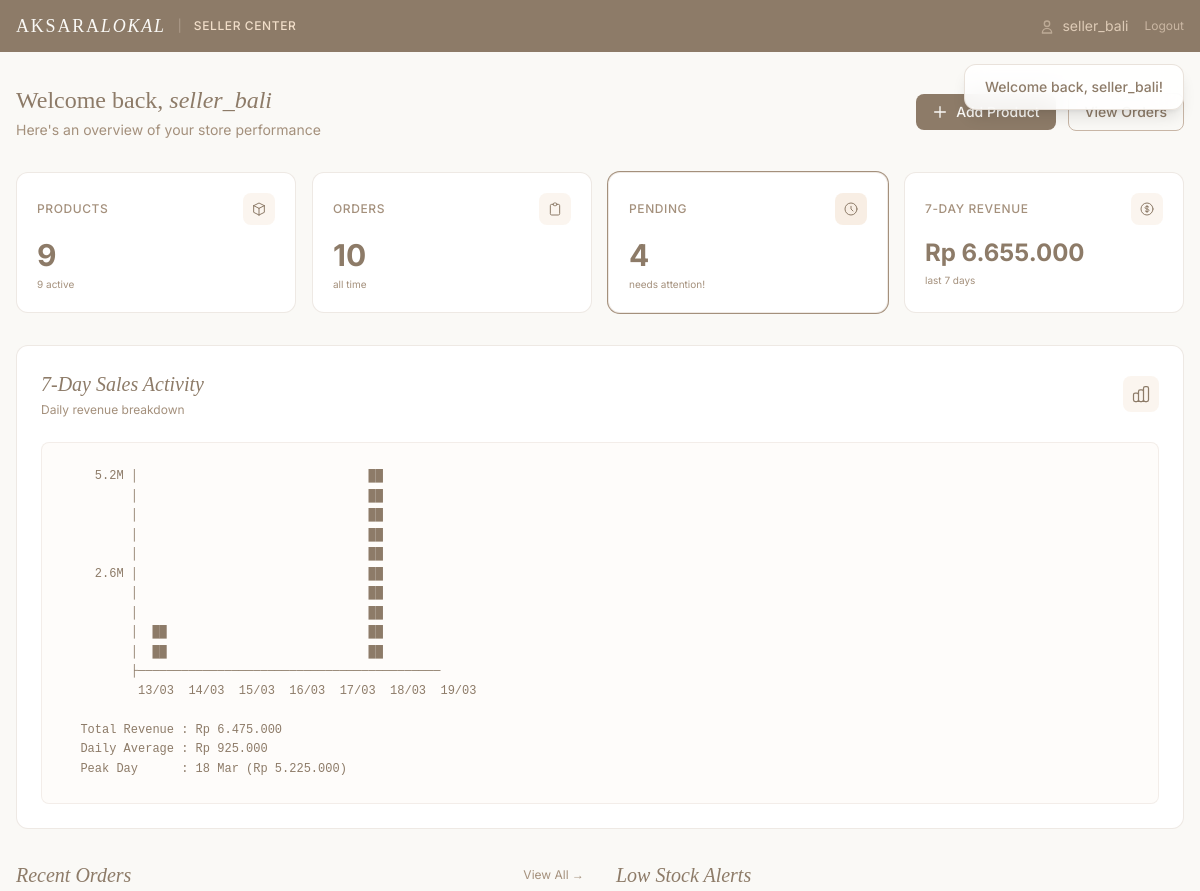
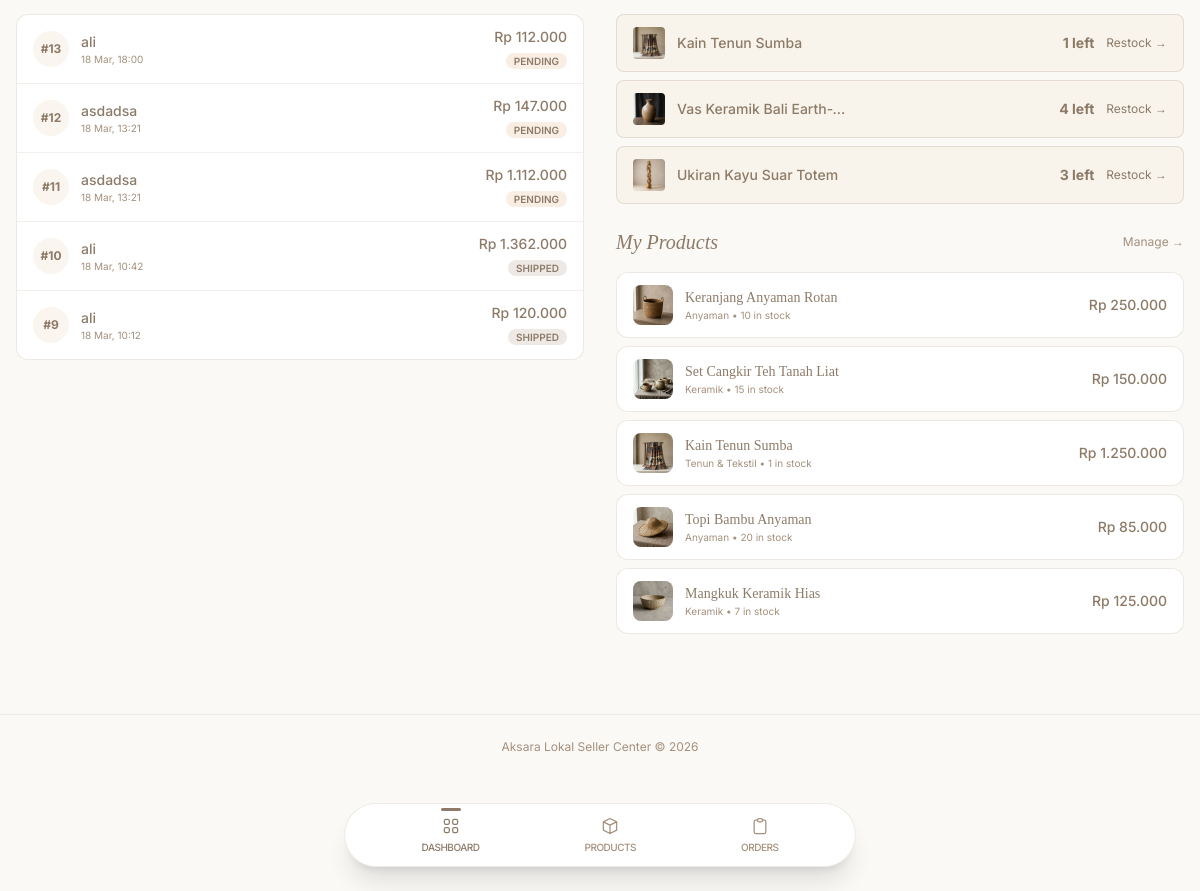
Screenshot of /public/seller_dashboard.php (signed in) with the database file from the repository (2 pictures, top to bottom).
### tables this page shows
CREATE TABLE `orders` (
  `id` int(10) UNSIGNED NOT NULL,
  `buyer_id` int(10) UNSIGNED NOT NULL,
  `total_amount` decimal(12,2) NOT NULL,
  `status` enum('pending','confirmed','shipped','delivered','cancelled') NOT NULL DEFAULT 'pending',
  `payment_method` varchar(50) DEFAULT 'bank_transfer',
  `payment_proof` varchar(255) DEFAULT NULL,
  `created_at` datetime NOT NULL DEFAULT current_timestamp()
);

CREATE TABLE `users` (
  `id` int(10) UNSIGNED NOT NULL,
  `username` varchar(50) NOT NULL,
  `password` varchar(255) NOT NULL,
  `email` varchar(100) NOT NULL,
  `role` enum('admin','seller','buyer') NOT NULL DEFAULT 'buyer',
  `address` text DEFAULT NULL,
  `phone` varchar(20) DEFAULT NULL,
  `created_at` datetime NOT NULL DEFAULT current_timestamp()
);

CREATE TABLE `products` (
  `id` int(10) UNSIGNED NOT NULL,
  `seller_id` int(10) UNSIGNED NOT NULL,
  `name` varchar(200) NOT NULL,
  `description` text NOT NULL,
  `price` decimal(12,2) NOT NULL,
  `stock` int(10) UNSIGNED NOT NULL DEFAULT 0,
  `category_id` int(10) UNSIGNED NOT NULL,
  `image` varchar(255) DEFAULT 'default.jpg',
  `is_active` tinyint(1) NOT NULL DEFAULT 1,
  `flash_sale_price` decimal(12,2) DEFAULT NULL,
  `flash_sale_end` datetime DEFAULT NULL,
  `created_at` datetime NOT NULL DEFAULT current_timestamp()
);

CREATE TABLE `categories` (
  `id` int(10) UNSIGNED NOT NULL,
  `name` varchar(100) NOT NULL,
  `icon_class` varchar(100) DEFAULT 'fa-box'
);

### views/seller/dashboard.php (the view, shortened to what the rows shown need)
<div class="flex flex-col sm:flex-row items-start sm:items-center justify-between gap-4 mb-8">
    <div>
        <h1 class="font-serif text-2xl text-taupe-dark">Welcome back, <span class="italic"><?= e(currentUser()['username']) ?></span></h1>
    </div>
</div>
<div class="bg-white rounded-xl border border-taupe-light/30 p-6 mb-8 overflow-x-auto">
    <div class="flex items-center justify-between mb-6">
        <div>
            <h2 class="font-serif text-xl text-taupe-dark italic">7-Day Sales Activity</h2>
        </div>
    </div>
</div>
<div class="grid grid-cols-1 lg:grid-cols-2 gap-8">
    <div>
        <div class="flex items-center justify-between mb-4">
            <h2 class="font-serif text-xl text-taupe-dark italic">Recent Orders</h2>
        </div>
        <div class="bg-white rounded-xl border border-taupe-light/30 overflow-hidden">
            <?php if (empty($sellerOrders)): ?>
            <div class="p-8 text-center text-taupe-mid text-sm">No orders yet</div>
            <?php else: ?>
            <div class="divide-y divide-taupe-light/20">
                <?php foreach (array_slice($sellerOrders, 0, 5) as $order): ?>
                <a href="<?= BASE_URL ?>/seller_orders.php?id=<?= $order['id'] ?>" class="flex items-center justify-between px-4 py-3 hover:bg-taupe-cream/10 transition-colors no-underline">
                    <div class="flex items-center gap-3">
                        <div class="w-9 h-9 rounded-full bg-taupe-cream/30 flex items-center justify-center text-xs font-bold text-taupe-dark">#<?= $order['id'] ?></div>
                        <div>
                            <p class="text-sm text-taupe-dark font-medium"><?= e($order['buyer_name'] ?? 'N/A') ?></p>
                            <p class="text-[10px] text-taupe-mid"><?= date('d M, H:i', strtotime($order['created_at'])) ?></p>
                        </div>
                    </div>
                    <div class="text-right">
                        <p class="text-sm font-medium text-taupe-dark"><?= formatRupiah($order['total_amount']) ?></p>
                        <?php
                        $badgeColors = [
                            'pending'   => 'bg-taupe-cream/50 text-taupe-dark',
                            'confirmed' => 'bg-taupe-cream/30 text-taupe-dark',
                            'shipped'   => 'bg-taupe-light/30 text-taupe-dark',
                            'delivered' => 'bg-taupe-dark/10 text-taupe-dark',
                            'cancelled' => 'bg-taupe-light/20 text-taupe-mid',
                        ];
                        ?>
                        <span class="text-[10px] px-2 py-0.5 rounded-full font-semibold uppercase <?= $badgeColors[$order['status']] ?? '' ?>"><?= e($order['status']) ?></span>
                    </div>
                </a>
                <?php endforeach; ?>
            </div>
            <?php endif; ?>
        </div>
    </div>
    <div>
        <?php if (!empty($lowStockProducts)): ?>
        <div class="mb-6">
            <h2 class="font-serif text-xl text-taupe-dark italic mb-4">Low Stock Alerts</h2>
            <div class="space-y-2">
                <?php foreach ($lowStockProducts as $prod): ?>
                <div class="bg-taupe-cream/20 border border-taupe-light/40 rounded-lg px-4 py-3 flex items-center justify-between">
                    <div class="flex items-center gap-3">
                        <div class="w-8 h-8 rounded bg-taupe-cream/30 overflow-hidden shrink-0">
                            <img src="<?= BASE_URL ?>/assets/images/<?= e($prod['image']) ?>" class="w-full h-full object-cover" onerror="this.src='<?= BASE_URL ?>/assets/images/default.jpg'">
                        </div>
                        <span class="text-sm text-taupe-dark font-medium truncate max-w-[180px]"><?= e($prod['name']) ?></span>
                    </div>
                    <div class="flex items-center gap-3">
                        <span class="text-sm font-bold text-taupe-dark"><?= $prod['stock'] ?> left</span>
                        <a href="<?= BASE_URL ?>/seller_products.php?action=edit&id=<?= $prod['id'] ?>" class="text-xs text-taupe-dark hover:underline no-underline">Restock →</a>
                    </div>
                </div>
                <?php endforeach; ?>
            </div>
        </div>
        <?php endif; ?>
        <div class="flex items-center justify-between mb-4">
            <h2 class="font-serif text-xl text-taupe-dark italic">My Products</h2>
        </div>
        <div class="space-y-2">
            <?php foreach (array_slice($sellerProducts, 0, 5) as $prod): ?>
            <div class="bg-white rounded-xl border border-taupe-light/30 px-4 py-3 flex items-center gap-3">
                <div class="w-10 h-10 rounded-lg overflow-hidden bg-taupe-cream/20 shrink-0">
                    <img src="<?= BASE_URL ?>/assets/images/<?= e($prod['image']) ?>" alt="<?= e($prod['name']) ?>"
                         class="w-full h-full object-cover" onerror="this.src='<?= BASE_URL ?>/assets/images/default.jpg'">
                </div>
                <div class="flex-1 min-w-0">
                    <h3 class="text-sm font-medium text-taupe-dark truncate"><?= e($prod['name']) ?></h3>
                    <p class="text-[10px] text-taupe-mid"><?= e($prod['category_name'] ?? '') ?> • <?= $prod['stock'] ?> in stock</p>
                </div>
                <span class="text-sm font-medium text-taupe-dark shrink-0"><?= formatRupiah($prod['price']) ?></span>
            </div>
            <?php endforeach; ?>
        </div>
    </div>
</div>

### rows the page displays
orders: id "13", buyer.username "ali", created_at "18 Mar, 18:00", total_amount "Rp 112.000", status "PENDING"
orders: id "12", buyer.username "asdadsa", created_at "18 Mar, 13:21", total_amount "Rp 147.000", status "PENDING"
orders: id "11", buyer.username "asdadsa", created_at "18 Mar, 13:21", total_amount "Rp 1.112.000", status "PENDING"
orders: id "10", buyer.username "ali", created_at "18 Mar, 10:42", total_amount "Rp 1.362.000", status "SHIPPED"
orders: id "9", buyer.username "ali", created_at "18 Mar, 10:12", total_amount "Rp 120.000", status "SHIPPED"
products: image (placeholder picture), name "Kain Tenun Sumba", stock "1", category.name "Tenun & Tekstil", price "Rp 1.250.000"
products: image (picture), name "Vas Keramik Bali Earth-…", stock "4"
products: image (picture), name "Ukiran Kayu Suar Totem", stock "3"
products: image (placeholder picture), name "Keranjang Anyaman Rotan", category.name "Anyaman", stock "10", price "Rp 250.000"
products: image (placeholder picture), name "Set Cangkir Teh Tanah Liat", category.name "Keramik", stock "15", price "Rp 150.000"
products: image (placeholder picture), name "Topi Bambu Anyaman", category.name "Anyaman", stock "20", price "Rp 85.000"
products: image (placeholder picture), name "Mangkuk Keramik Hias", category.name "Keramik", stock "7", price "Rp 125.000"

### other values shown
$user['username'] "seller_bali"
$flash['message'] "Welcome back, seller_bali!"
currentUser()['username'] "seller_bali"
count($sellerProducts) "9"
count(array_filter($sellerProducts, fn($p) => $p['is_active'])) "9"
count($sellerOrders) "10"
count($pendingOrders) "4"
formatRupiah(array_sum(array_column($salesData, 'daily_total'))) "Rp 6.655.000"
